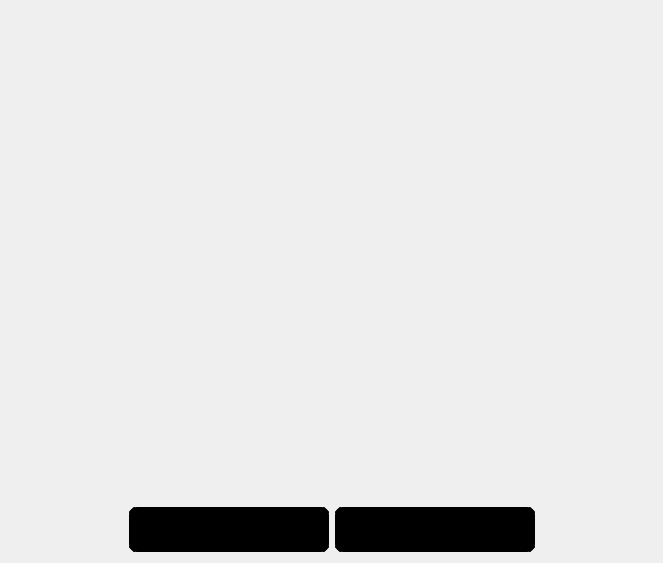
<?xml version="1.0" encoding="UTF-8"?>
<ui version="4.0">
 <class>FreeplayWinScreen</class>
 <widget class="QWidget" name="FreeplayWinScreen">
  <property name="geometry">
   <rect>
    <x>0</x>
    <y>0</y>
    <width>663</width>
    <height>563</height>
   </rect>
  </property>
  <property name="windowTitle">
   <string>Form</string>
  </property>
  <property name="styleSheet">
   <string notr="true">border-image: url(:/images/tv.png);</string>
  </property>
  <layout class="QGridLayout" name="gridLayout">
   <item row="3" column="1" alignment="Qt::AlignRight">
    <widget class="QPushButton" name="menuButton">
     <property name="minimumSize">
      <size>
       <width>200</width>
       <height>45</height>
      </size>
     </property>
     <property name="maximumSize">
      <size>
       <width>200</width>
       <height>45</height>
      </size>
     </property>
     <property name="styleSheet">
      <string notr="true">QPushButton:enabled {
	border-image: url(:/images/menu.png);
	background: black;
	border: 8px solid black;
	border-radius: 8px;
}
QPushButton:hover {
	background: purple;
	border: 4px solid purple;
	border-radius: 4px;
}
QPushButton:pressed {
	background: green;
	border: 4px solid green;
	border-radius: 4px;
}</string>
     </property>
     <property name="text">
      <string/>
     </property>
    </widget>
   </item>
   <item row="2" column="1" alignment="Qt::AlignHCenter|Qt::AlignVCenter">
    <widget class="QLabel" name="winLabel">
     <property name="minimumSize">
      <size>
       <width>150</width>
       <height>125</height>
      </size>
     </property>
     <property name="maximumSize">
      <size>
       <width>150</width>
       <height>125</height>
      </size>
     </property>
     <property name="styleSheet">
      <string notr="true">border-image: url(:/images/youWin.png);</string>
     </property>
     <property name="text">
      <string/>
     </property>
     <property name="alignment">
      <set>Qt::AlignCenter</set>
     </property>
    </widget>
   </item>
   <item row="3" column="2" alignment="Qt::AlignLeft">
    <widget class="QPushButton" name="nextLevelButton">
     <property name="minimumSize">
      <size>
       <width>200</width>
       <height>45</height>
      </size>
     </property>
     <property name="maximumSize">
      <size>
       <width>200</width>
       <height>45</height>
      </size>
     </property>
     <property name="styleSheet">
      <string notr="true">QPushButton:enabled {
	border-image: url(:/images/next.png);
	background: black;
	border: 8px solid black;
	border-radius: 8px;
}
QPushButton:hover {
	background: purple;
	border: 4px solid purple;
	border-radius: 4px;
}
QPushButton:pressed {
	background: green;
	border: 4px solid green;
	border-radius: 4px;
}</string>
     </property>
     <property name="text">
      <string/>
     </property>
    </widget>
   </item>
  </layout>
 </widget>
 <resources/>
 <connections/>
</ui>
